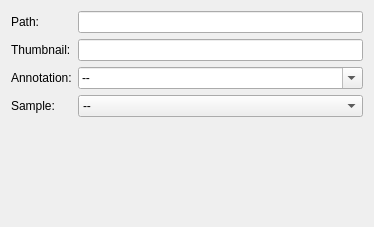
<?xml version="1.0" encoding="UTF-8"?>
<ui version="4.0">
 <class>ViewsWidget</class>
 <widget class="QWidget" name="ViewsWidget">
  <property name="geometry">
   <rect>
    <x>0</x>
    <y>0</y>
    <width>374</width>
    <height>227</height>
   </rect>
  </property>
  <property name="windowTitle">
   <string>ViewsWidget</string>
  </property>
  <layout class="QGridLayout" name="gridLayout">
   <item row="1" column="3">
    <widget class="QLineEdit" name="lineEditThumbnail">
     <property name="toolTip">
      <string>Relative path from dataset root directory</string>
     </property>
    </widget>
   </item>
   <item row="1" column="1">
    <widget class="QLabel" name="labelThumbnail">
     <property name="toolTip">
      <string>Relative path from dataset root directory</string>
     </property>
     <property name="text">
      <string>Thumbnail:</string>
     </property>
    </widget>
   </item>
   <item row="0" column="1">
    <widget class="QLabel" name="labelPath">
     <property name="toolTip">
      <string>Relative path from dataset root directory</string>
     </property>
     <property name="text">
      <string>Path:</string>
     </property>
    </widget>
   </item>
   <item row="2" column="1">
    <widget class="QLabel" name="labelAnnotation">
     <property name="text">
      <string>Annotation:</string>
     </property>
    </widget>
   </item>
   <item row="0" column="3">
    <widget class="QLineEdit" name="lineEditPath">
     <property name="toolTip">
      <string>Relative path from dataset root directory</string>
     </property>
    </widget>
   </item>
   <item row="4" column="1">
    <widget class="QLabel" name="labelSample">
     <property name="text">
      <string>Sample:</string>
     </property>
    </widget>
   </item>
   <item row="4" column="3">
    <widget class="QComboBox" name="comboBoxSample">
     <item>
      <property name="text">
       <string>--</string>
      </property>
     </item>
    </widget>
   </item>
   <item row="5" column="3">
    <spacer name="verticalSpacer">
     <property name="orientation">
      <enum>Qt::Vertical</enum>
     </property>
     <property name="sizeHint" stdset="0">
      <size>
       <width>20</width>
       <height>40</height>
      </size>
     </property>
    </spacer>
   </item>
   <item row="2" column="3">
    <widget class="QComboBox" name="comboBoxAnnotation">
     <property name="editable">
      <bool>true</bool>
     </property>
     <item>
      <property name="text">
       <string>--</string>
      </property>
     </item>
    </widget>
   </item>
  </layout>
 </widget>
 <resources/>
 <connections/>
</ui>
